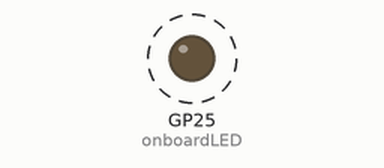
Simulated run of this program. Board: Raspberry Pi Pico running MicroPython. Parts: output pins drawn as LEDs (lit = HIGH). Dashed ring = blinking. What the program prints to the serial console is not drawn. At 10.0 s the program stops and its outputs stay as they are.

Above: at 0.2 s.
Timing chart, 0 to 3.0 s (numbered marks = the images above):
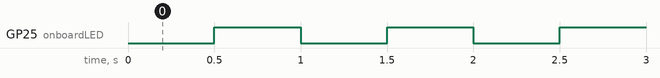

The program:

countdown-and-blink.py
```python
from machine import Pin
import time

# program to display numbers from 1 to 5

# initialize the variable
i = 10
n = 1

onboardLED = Pin(25, Pin.OUT)

# while loop from i = 1 to 5
while i >= n:
    print(i)
    i = i - 1
    onboardLED.value(0)
    time.sleep(0.5)
    onboardLED.value(1)
    time.sleep(0.5)
```

Measured:
- by itself, GP25 (onboardLED): alternates HIGH for 0.50 s and LOW for 0.50 s, 19 changes in all, then stays HIGH
